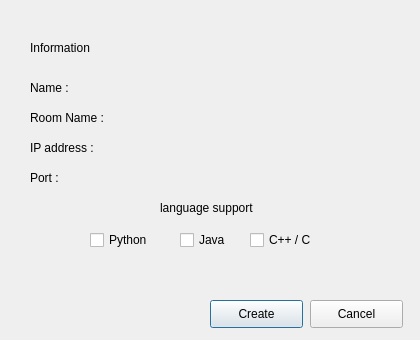
<?xml version="1.0" encoding="UTF-8"?>
<ui version="4.0">
 <class>Dialog</class>
 <widget class="QDialog" name="Dialog">
  <property name="geometry">
   <rect>
    <x>0</x>
    <y>0</y>
    <width>420</width>
    <height>340</height>
   </rect>
  </property>
  <property name="minimumSize">
   <size>
    <width>420</width>
    <height>340</height>
   </size>
  </property>
  <property name="maximumSize">
   <size>
    <width>420</width>
    <height>340</height>
   </size>
  </property>
  <property name="windowTitle">
   <string>Dialog</string>
  </property>
  <widget class="QPushButton" name="CreateButton">
   <property name="geometry">
    <rect>
     <x>210</x>
     <y>300</y>
     <width>93</width>
     <height>28</height>
    </rect>
   </property>
   <property name="text">
    <string>Create</string>
   </property>
  </widget>
  <widget class="QPushButton" name="CancelButton">
   <property name="geometry">
    <rect>
     <x>310</x>
     <y>300</y>
     <width>93</width>
     <height>28</height>
    </rect>
   </property>
   <property name="text">
    <string>Cancel</string>
   </property>
  </widget>
  <widget class="QCheckBox" name="PythonCheckBox">
   <property name="geometry">
    <rect>
     <x>90</x>
     <y>230</y>
     <width>81</width>
     <height>20</height>
    </rect>
   </property>
   <property name="text">
    <string>Python</string>
   </property>
  </widget>
  <widget class="QCheckBox" name="JavaCheckBox">
   <property name="geometry">
    <rect>
     <x>180</x>
     <y>230</y>
     <width>81</width>
     <height>20</height>
    </rect>
   </property>
   <property name="text">
    <string>Java</string>
   </property>
  </widget>
  <widget class="QCheckBox" name="CCheckBox">
   <property name="geometry">
    <rect>
     <x>250</x>
     <y>230</y>
     <width>81</width>
     <height>20</height>
    </rect>
   </property>
   <property name="text">
    <string>C++ / C</string>
   </property>
  </widget>
  <widget class="QLabel" name="NameLabel">
   <property name="geometry">
    <rect>
     <x>30</x>
     <y>80</y>
     <width>151</width>
     <height>16</height>
    </rect>
   </property>
   <property name="text">
    <string>Name :</string>
   </property>
  </widget>
  <widget class="QLabel" name="RoomNameLabel">
   <property name="geometry">
    <rect>
     <x>30</x>
     <y>110</y>
     <width>151</width>
     <height>16</height>
    </rect>
   </property>
   <property name="text">
    <string>Room Name :</string>
   </property>
  </widget>
  <widget class="QLabel" name="IpLabel">
   <property name="geometry">
    <rect>
     <x>30</x>
     <y>140</y>
     <width>151</width>
     <height>16</height>
    </rect>
   </property>
   <property name="text">
    <string>IP address :</string>
   </property>
  </widget>
  <widget class="QLabel" name="PortLabel">
   <property name="geometry">
    <rect>
     <x>30</x>
     <y>170</y>
     <width>151</width>
     <height>16</height>
    </rect>
   </property>
   <property name="text">
    <string>Port :</string>
   </property>
  </widget>
  <widget class="QLabel" name="InfoLabel">
   <property name="geometry">
    <rect>
     <x>30</x>
     <y>40</y>
     <width>101</width>
     <height>16</height>
    </rect>
   </property>
   <property name="text">
    <string>Information</string>
   </property>
  </widget>
  <widget class="QLabel" name="LanguageSupportLabel">
   <property name="geometry">
    <rect>
     <x>160</x>
     <y>200</y>
     <width>101</width>
     <height>16</height>
    </rect>
   </property>
   <property name="text">
    <string>language support</string>
   </property>
  </widget>
 </widget>
 <resources/>
 <connections/>
</ui>
